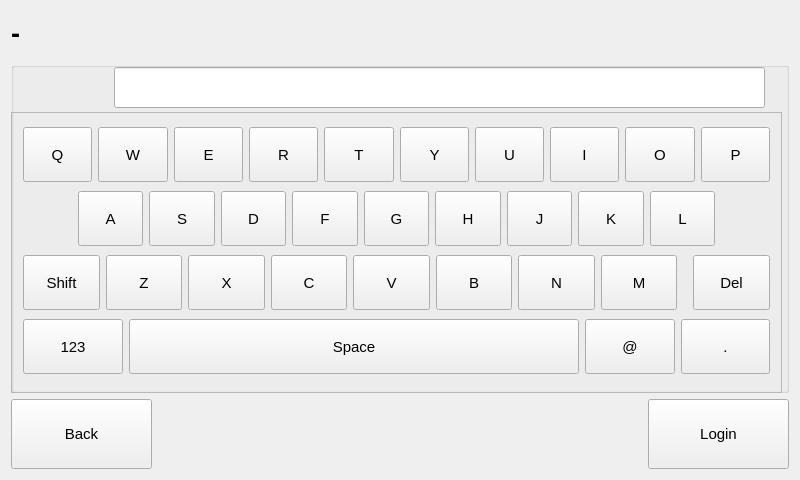
<?xml version="1.0" encoding="UTF-8"?>
<ui version="4.0">
 <class>textInput</class>
 <widget class="QWidget" name="textInput">
  <property name="geometry">
   <rect>
    <x>0</x>
    <y>0</y>
    <width>800</width>
    <height>480</height>
   </rect>
  </property>
  <property name="font">
   <font>
    <family>Arial</family>
    <pointsize>11</pointsize>
   </font>
  </property>
  <property name="windowTitle">
   <string>newLogin</string>
  </property>
  <layout class="QGridLayout" name="gridLayout">
   <item row="2" column="2">
    <widget class="QPushButton" name="btn_login">
     <property name="minimumSize">
      <size>
       <width>141</width>
       <height>70</height>
      </size>
     </property>
     <property name="font">
      <font>
       <family>Arial</family>
      </font>
     </property>
     <property name="text">
      <string>Login</string>
     </property>
    </widget>
   </item>
   <item row="2" column="0">
    <widget class="QPushButton" name="btn_back">
     <property name="minimumSize">
      <size>
       <width>141</width>
       <height>70</height>
      </size>
     </property>
     <property name="font">
      <font>
       <family>Arial</family>
      </font>
     </property>
     <property name="text">
      <string>Back</string>
     </property>
    </widget>
   </item>
   <item row="2" column="1">
    <spacer name="horizontalSpacer">
     <property name="orientation">
      <enum>Qt::Horizontal</enum>
     </property>
     <property name="sizeHint" stdset="0">
      <size>
       <width>487</width>
       <height>20</height>
      </size>
     </property>
    </spacer>
   </item>
   <item row="1" column="0" colspan="3">
    <widget class="QGroupBox" name="groupBox">
     <property name="minimumSize">
      <size>
       <width>741</width>
       <height>331</height>
      </size>
     </property>
     <property name="title">
      <string/>
     </property>
     <widget class="QLabel" name="lbl_currentText">
      <property name="geometry">
       <rect>
        <x>15</x>
        <y>15</y>
        <width>141</width>
        <height>20</height>
       </rect>
      </property>
      <property name="sizePolicy">
       <sizepolicy hsizetype="Preferred" vsizetype="Fixed">
        <horstretch>0</horstretch>
        <verstretch>0</verstretch>
       </sizepolicy>
      </property>
      <property name="minimumSize">
       <size>
        <width>0</width>
        <height>20</height>
       </size>
      </property>
      <property name="font">
       <font>
        <family>Arial</family>
       </font>
      </property>
      <property name="text">
       <string/>
      </property>
     </widget>
     <widget class="QLineEdit" name="lineEdit_currentText">
      <property name="geometry">
       <rect>
        <x>103</x>
        <y>5</y>
        <width>651</width>
        <height>41</height>
       </rect>
      </property>
      <property name="minimumSize">
       <size>
        <width>513</width>
        <height>19</height>
       </size>
      </property>
      <property name="font">
       <font>
        <pointsize>15</pointsize>
       </font>
      </property>
     </widget>
     <widget class="QFrame" name="keyboard">
      <property name="geometry">
       <rect>
        <x>0</x>
        <y>50</y>
        <width>771</width>
        <height>281</height>
       </rect>
      </property>
      <property name="frameShape">
       <enum>QFrame::StyledPanel</enum>
      </property>
      <property name="frameShadow">
       <enum>QFrame::Raised</enum>
      </property>
      <layout class="QVBoxLayout" name="verticalLayout">
       <item>
        <layout class="QHBoxLayout" name="row1">
         <item>
          <widget class="QPushButton" name="Q">
           <property name="minimumSize">
            <size>
             <width>46</width>
             <height>55</height>
            </size>
           </property>
           <property name="font">
            <font>
             <family>Arial</family>
            </font>
           </property>
           <property name="text">
            <string>Q</string>
           </property>
          </widget>
         </item>
         <item>
          <widget class="QPushButton" name="W">
           <property name="minimumSize">
            <size>
             <width>46</width>
             <height>55</height>
            </size>
           </property>
           <property name="font">
            <font>
             <family>Arial</family>
            </font>
           </property>
           <property name="text">
            <string>W</string>
           </property>
          </widget>
         </item>
         <item>
          <widget class="QPushButton" name="E">
           <property name="minimumSize">
            <size>
             <width>46</width>
             <height>55</height>
            </size>
           </property>
           <property name="font">
            <font>
             <family>Arial</family>
            </font>
           </property>
           <property name="text">
            <string>E</string>
           </property>
          </widget>
         </item>
         <item>
          <widget class="QPushButton" name="R">
           <property name="minimumSize">
            <size>
             <width>46</width>
             <height>55</height>
            </size>
           </property>
           <property name="font">
            <font>
             <family>Arial</family>
            </font>
           </property>
           <property name="text">
            <string>R</string>
           </property>
          </widget>
         </item>
         <item>
          <widget class="QPushButton" name="T">
           <property name="minimumSize">
            <size>
             <width>46</width>
             <height>55</height>
            </size>
           </property>
           <property name="font">
            <font>
             <family>Arial</family>
            </font>
           </property>
           <property name="text">
            <string>T</string>
           </property>
          </widget>
         </item>
         <item>
          <widget class="QPushButton" name="Y">
           <property name="minimumSize">
            <size>
             <width>46</width>
             <height>55</height>
            </size>
           </property>
           <property name="font">
            <font>
             <family>Arial</family>
            </font>
           </property>
           <property name="text">
            <string>Y</string>
           </property>
          </widget>
         </item>
         <item>
          <widget class="QPushButton" name="U">
           <property name="minimumSize">
            <size>
             <width>46</width>
             <height>55</height>
            </size>
           </property>
           <property name="font">
            <font>
             <family>Arial</family>
            </font>
           </property>
           <property name="text">
            <string>U</string>
           </property>
          </widget>
         </item>
         <item>
          <widget class="QPushButton" name="I">
           <property name="minimumSize">
            <size>
             <width>46</width>
             <height>55</height>
            </size>
           </property>
           <property name="font">
            <font>
             <family>Arial</family>
            </font>
           </property>
           <property name="text">
            <string>I</string>
           </property>
          </widget>
         </item>
         <item>
          <widget class="QPushButton" name="O">
           <property name="minimumSize">
            <size>
             <width>46</width>
             <height>55</height>
            </size>
           </property>
           <property name="font">
            <font>
             <family>Arial</family>
            </font>
           </property>
           <property name="text">
            <string>O</string>
           </property>
          </widget>
         </item>
         <item>
          <widget class="QPushButton" name="P">
           <property name="minimumSize">
            <size>
             <width>46</width>
             <height>55</height>
            </size>
           </property>
           <property name="font">
            <font>
             <family>Arial</family>
            </font>
           </property>
           <property name="text">
            <string>P</string>
           </property>
          </widget>
         </item>
        </layout>
       </item>
       <item>
        <layout class="QHBoxLayout" name="row2">
         <item>
          <spacer name="hSpaceL2">
           <property name="orientation">
            <enum>Qt::Horizontal</enum>
           </property>
           <property name="sizeType">
            <enum>QSizePolicy::Minimum</enum>
           </property>
           <property name="sizeHint" stdset="0">
            <size>
             <width>55</width>
             <height>55</height>
            </size>
           </property>
          </spacer>
         </item>
         <item>
          <widget class="QPushButton" name="A">
           <property name="minimumSize">
            <size>
             <width>46</width>
             <height>55</height>
            </size>
           </property>
           <property name="font">
            <font>
             <family>Arial</family>
            </font>
           </property>
           <property name="text">
            <string>A</string>
           </property>
          </widget>
         </item>
         <item>
          <widget class="QPushButton" name="S">
           <property name="minimumSize">
            <size>
             <width>46</width>
             <height>55</height>
            </size>
           </property>
           <property name="font">
            <font>
             <family>Arial</family>
            </font>
           </property>
           <property name="text">
            <string>S</string>
           </property>
          </widget>
         </item>
         <item>
          <widget class="QPushButton" name="D">
           <property name="minimumSize">
            <size>
             <width>46</width>
             <height>55</height>
            </size>
           </property>
           <property name="font">
            <font>
             <family>Arial</family>
            </font>
           </property>
           <property name="text">
            <string>D</string>
           </property>
          </widget>
         </item>
         <item>
          <widget class="QPushButton" name="F">
           <property name="minimumSize">
            <size>
             <width>46</width>
             <height>55</height>
            </size>
           </property>
           <property name="font">
            <font>
             <family>Arial</family>
            </font>
           </property>
           <property name="text">
            <string>F</string>
           </property>
          </widget>
         </item>
         <item>
          <widget class="QPushButton" name="G">
           <property name="minimumSize">
            <size>
             <width>46</width>
             <height>55</height>
            </size>
           </property>
           <property name="font">
            <font>
             <family>Arial</family>
            </font>
           </property>
           <property name="text">
            <string>G</string>
           </property>
          </widget>
         </item>
         <item>
          <widget class="QPushButton" name="H">
           <property name="minimumSize">
            <size>
             <width>46</width>
             <height>55</height>
            </size>
           </property>
           <property name="font">
            <font>
             <family>Arial</family>
            </font>
           </property>
           <property name="text">
            <string>H</string>
           </property>
          </widget>
         </item>
         <item>
          <widget class="QPushButton" name="J">
           <property name="minimumSize">
            <size>
             <width>46</width>
             <height>55</height>
            </size>
           </property>
           <property name="font">
            <font>
             <family>Arial</family>
            </font>
           </property>
           <property name="text">
            <string>J</string>
           </property>
          </widget>
         </item>
         <item>
          <widget class="QPushButton" name="K">
           <property name="minimumSize">
            <size>
             <width>46</width>
             <height>55</height>
            </size>
           </property>
           <property name="font">
            <font>
             <family>Arial</family>
            </font>
           </property>
           <property name="text">
            <string>K</string>
           </property>
          </widget>
         </item>
         <item>
          <widget class="QPushButton" name="L">
           <property name="minimumSize">
            <size>
             <width>46</width>
             <height>55</height>
            </size>
           </property>
           <property name="font">
            <font>
             <family>Arial</family>
            </font>
           </property>
           <property name="text">
            <string>L</string>
           </property>
          </widget>
         </item>
         <item>
          <spacer name="hSpaceR2">
           <property name="orientation">
            <enum>Qt::Horizontal</enum>
           </property>
           <property name="sizeType">
            <enum>QSizePolicy::Minimum</enum>
           </property>
           <property name="sizeHint" stdset="0">
            <size>
             <width>55</width>
             <height>55</height>
            </size>
           </property>
          </spacer>
         </item>
        </layout>
       </item>
       <item>
        <layout class="QHBoxLayout" name="row3">
         <item>
          <widget class="QPushButton" name="btnShift">
           <property name="minimumSize">
            <size>
             <width>50</width>
             <height>55</height>
            </size>
           </property>
           <property name="font">
            <font>
             <family>Arial</family>
            </font>
           </property>
           <property name="text">
            <string>Shift</string>
           </property>
          </widget>
         </item>
         <item>
          <spacer name="hSpaceL3">
           <property name="orientation">
            <enum>Qt::Horizontal</enum>
           </property>
           <property name="sizeType">
            <enum>QSizePolicy::Minimum</enum>
           </property>
           <property name="sizeHint" stdset="0">
            <size>
             <width>0</width>
             <height>55</height>
            </size>
           </property>
          </spacer>
         </item>
         <item>
          <widget class="QPushButton" name="Z">
           <property name="minimumSize">
            <size>
             <width>46</width>
             <height>55</height>
            </size>
           </property>
           <property name="font">
            <font>
             <family>Arial</family>
            </font>
           </property>
           <property name="text">
            <string>Z</string>
           </property>
          </widget>
         </item>
         <item>
          <widget class="QPushButton" name="X">
           <property name="minimumSize">
            <size>
             <width>46</width>
             <height>55</height>
            </size>
           </property>
           <property name="font">
            <font>
             <family>Arial</family>
            </font>
           </property>
           <property name="text">
            <string>X</string>
           </property>
          </widget>
         </item>
         <item>
          <widget class="QPushButton" name="C">
           <property name="minimumSize">
            <size>
             <width>46</width>
             <height>55</height>
            </size>
           </property>
           <property name="font">
            <font>
             <family>Arial</family>
            </font>
           </property>
           <property name="text">
            <string>C</string>
           </property>
          </widget>
         </item>
         <item>
          <widget class="QPushButton" name="V">
           <property name="minimumSize">
            <size>
             <width>46</width>
             <height>55</height>
            </size>
           </property>
           <property name="font">
            <font>
             <family>Arial</family>
            </font>
           </property>
           <property name="text">
            <string>V</string>
           </property>
          </widget>
         </item>
         <item>
          <widget class="QPushButton" name="B">
           <property name="minimumSize">
            <size>
             <width>46</width>
             <height>55</height>
            </size>
           </property>
           <property name="font">
            <font>
             <family>Arial</family>
            </font>
           </property>
           <property name="text">
            <string>B</string>
           </property>
          </widget>
         </item>
         <item>
          <widget class="QPushButton" name="N">
           <property name="minimumSize">
            <size>
             <width>46</width>
             <height>55</height>
            </size>
           </property>
           <property name="font">
            <font>
             <family>Arial</family>
            </font>
           </property>
           <property name="text">
            <string>N</string>
           </property>
          </widget>
         </item>
         <item>
          <widget class="QPushButton" name="M">
           <property name="minimumSize">
            <size>
             <width>46</width>
             <height>55</height>
            </size>
           </property>
           <property name="font">
            <font>
             <family>Arial</family>
            </font>
           </property>
           <property name="text">
            <string>M</string>
           </property>
          </widget>
         </item>
         <item>
          <spacer name="hSpaceR3">
           <property name="orientation">
            <enum>Qt::Horizontal</enum>
           </property>
           <property name="sizeType">
            <enum>QSizePolicy::Minimum</enum>
           </property>
           <property name="sizeHint" stdset="0">
            <size>
             <width>10</width>
             <height>55</height>
            </size>
           </property>
          </spacer>
         </item>
         <item>
          <widget class="QPushButton" name="btnDel">
           <property name="minimumSize">
            <size>
             <width>70</width>
             <height>55</height>
            </size>
           </property>
           <property name="font">
            <font>
             <family>Arial</family>
            </font>
           </property>
           <property name="text">
            <string>Del</string>
           </property>
          </widget>
         </item>
        </layout>
       </item>
       <item>
        <layout class="QHBoxLayout" name="row4">
         <item>
          <widget class="QPushButton" name="btnToggle">
           <property name="minimumSize">
            <size>
             <width>100</width>
             <height>55</height>
            </size>
           </property>
           <property name="font">
            <font>
             <family>Arial</family>
            </font>
           </property>
           <property name="text">
            <string>123</string>
           </property>
          </widget>
         </item>
         <item>
          <widget class="QPushButton" name="space">
           <property name="minimumSize">
            <size>
             <width>450</width>
             <height>55</height>
            </size>
           </property>
           <property name="font">
            <font>
             <family>Arial</family>
            </font>
           </property>
           <property name="text">
            <string>Space</string>
           </property>
          </widget>
         </item>
         <item>
          <widget class="QPushButton" name="btnAt">
           <property name="minimumSize">
            <size>
             <width>46</width>
             <height>55</height>
            </size>
           </property>
           <property name="font">
            <font>
             <family>Arial</family>
            </font>
           </property>
           <property name="text">
            <string>@</string>
           </property>
          </widget>
         </item>
         <item>
          <widget class="QPushButton" name="btnDot">
           <property name="minimumSize">
            <size>
             <width>46</width>
             <height>55</height>
            </size>
           </property>
           <property name="font">
            <font>
             <family>Arial</family>
            </font>
           </property>
           <property name="text">
            <string>.</string>
           </property>
          </widget>
         </item>
        </layout>
       </item>
      </layout>
     </widget>
    </widget>
   </item>
   <item row="0" column="0" colspan="3">
    <widget class="QLabel" name="lbl_title">
     <property name="font">
      <font>
       <family>Arial</family>
       <pointsize>20</pointsize>
       <weight>75</weight>
       <bold>true</bold>
      </font>
     </property>
     <property name="text">
      <string>-</string>
     </property>
    </widget>
   </item>
  </layout>
 </widget>
 <layoutdefault spacing="6" margin="11"/>
 <resources/>
 <connections/>
</ui>
